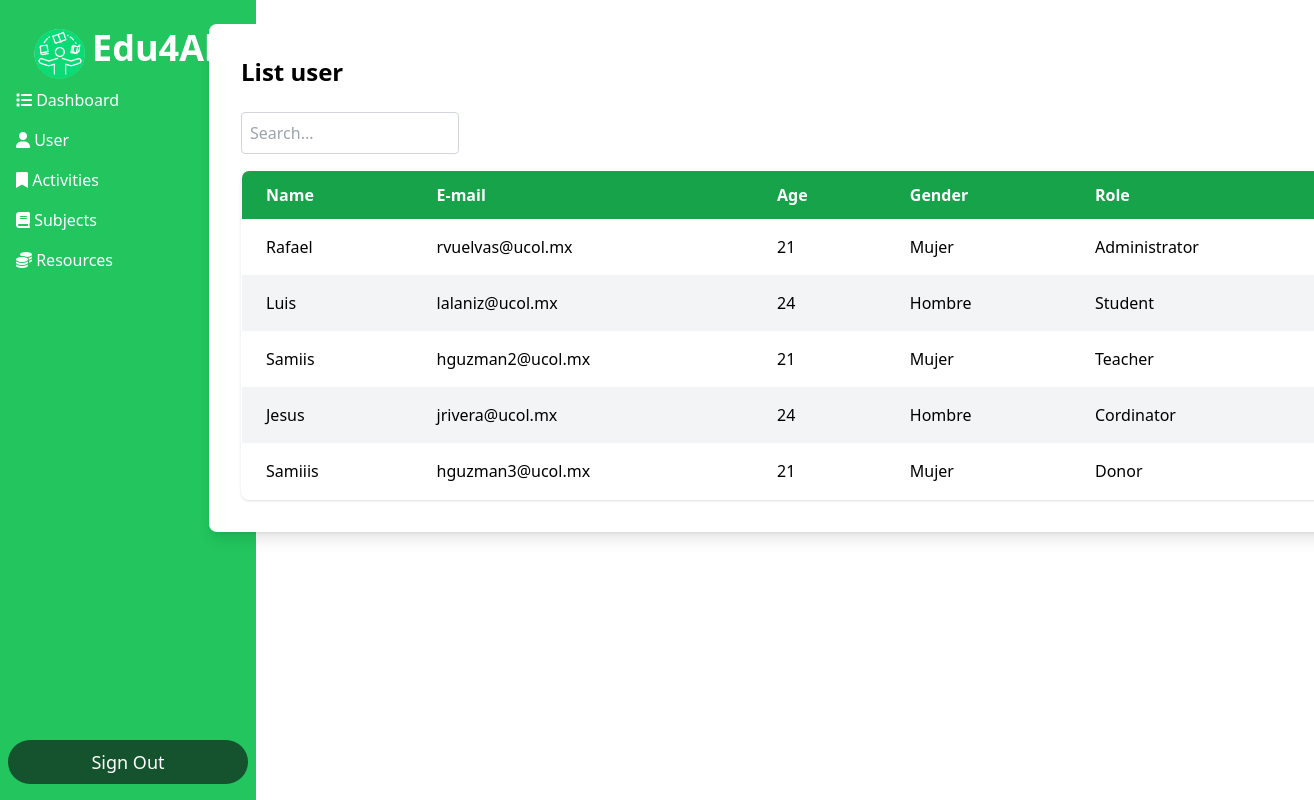
/Dashboard_Cordinador/Dashboard.php?action=listar_usuarios (signed in), run on an earlier commit of the app's database.
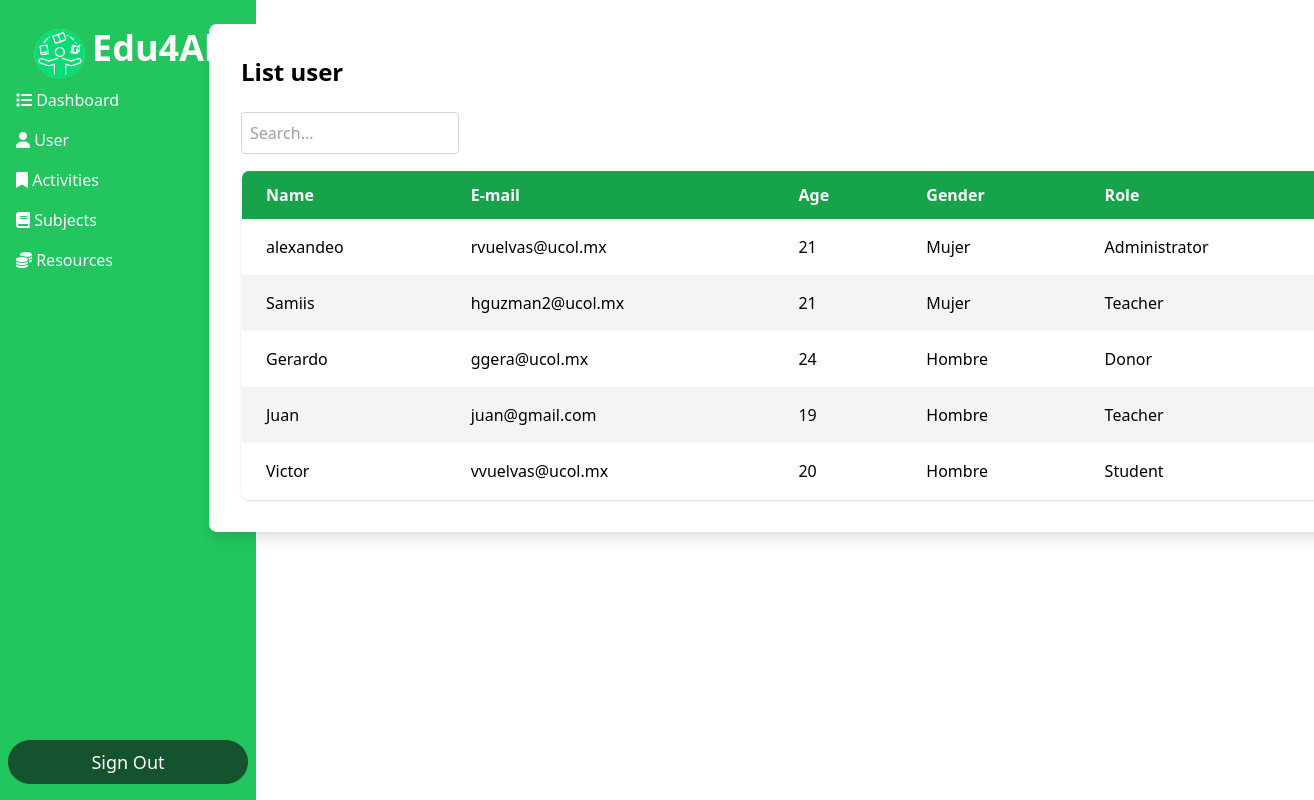
And on a later commit of the database.
### tables this page shows
CREATE TABLE `usuarios` (
  `id` int(11) NOT NULL,
  `nombre` varchar(100) DEFAULT NULL,
  `correo` varchar(100) DEFAULT NULL,
  `password` varchar(10) NOT NULL,
  `genero` varchar(10) DEFAULT NULL,
  `edad` int(2) DEFAULT NULL,
  `tipo_usuario` varchar(50) DEFAULT NULL,
  `fecha_nac` date NOT NULL
);

### Conexion/conexion.php (called while the page is built, shortened)
<?php
	class Conexion
	{
		private $host='localhost';
		private $usuario='root';
		private $password = '';
		private $base='escuela';
		public $sentencia;
		private $conexion;
		private function abrir_conexion(){
			$this->conexion = new mysqli($this->host,$this->usuario,$this->password,$this->base);
		}
		public function obtener_sentencia(){
			$result = $this->conexion->query($this->sentencia);
			return $result;
		}
	}
?>

### Conexion/contacto.php (called while the page is built, shortened)
<?php
    include ("conexion.php");
    class Contacto extends Conexion {
        public function consultar(){
            $this->sentencia = "SELECT * FROM usuarios";
            $result = $this->obtener_sentencia();
            return $result;
        }
    }
?>

### Dashboard_Cordinador/listausuarios.php (the view, shortened to what this page needs)
<?php
require_once("../Conexion/contacto.php");
$obj = new Contacto();
$tipo_usuario = isset($_POST['tipo_usuario']) ? $_POST['tipo_usuario'] : '';
if ($tipo_usuario !== '') {
    $resultado = $obj->consultaxtipo($tipo_usuario);
} else {
    $resultado = $obj->consultar();
}
?>
<div class="max-w-6xl translate-x-32 mx-auto bg-white p-8 rounded-lg shadow-lg">
    <h1 class="text-2xl font-bold mb-6">List user</h1>
    <input type="text" id="commandPalette" placeholder="Search..." class="block w-1/5 p-2 border border-gray-300 rounded mb-4">
    <table class="min-w-full mx-auto table-auto border-collapse border border-gray-300 rounded-lg overflow-hidden shadow">
        <thead>
            <tr class="bg-green-600 text-white">
                <th class="px-6 py-3 text-left">Name</th>
                <th class="px-6 py-3 text-left">E-mail</th>
                <th class="px-6 py-3 text-left">Age</th>
                <th class="px-6 py-3 text-left">Gender</th>
                <th class="px-6 py-3 text-left">Role</th>
            </tr>
        </thead>
        <tbody id="userTable">
            <?php while ($registro = $resultado->fetch_assoc()): ?>
                <tr class="even:bg-gray-100 hover:bg-gray-200">
                    <td class="px-6 py-4"><?php echo htmlspecialchars($registro["nombre"]); ?></td>
                    <td class="px-6 py-4"><?php echo htmlspecialchars($registro["correo"]); ?></td>
                    <td class="px-6 py-4"><?php echo htmlspecialchars($registro["edad"]); ?></td>
                    <td class="px-6 py-4"><?php echo htmlspecialchars($registro["genero"]); ?></td>
                    <td class="px-6 py-4"><?php echo htmlspecialchars($registro["tipo_usuario"]); ?></td>
                </tr>
            <?php endwhile; ?>
        </tbody>
    </table>
</div>

What changed in the data, as far as the page shows it:
removed usuarios: nombre "Luis", correo "lalaniz@ucol.mx", edad "24", genero "Hombre", tipo_usuario "Student"
removed usuarios: nombre "Jesus", correo "jrivera@ucol.mx", edad "24", genero "Hombre", tipo_usuario "Cordinator"
removed usuarios: nombre "Samiiis", correo "hguzman3@ucol.mx", edad "21", genero "Mujer", tipo_usuario "Donor"
changed usuarios "rvuelvas@ucol.mx": nombre "Rafael" → "alexandeo"
added usuarios: nombre "Gerardo", correo "ggera@ucol.mx", edad "24", genero "Hombre", tipo_usuario "Donor"
added usuarios: nombre "Juan", correo "juan@gmail.com", edad "19", genero "Hombre", tipo_usuario "Teacher"
added usuarios: nombre "Victor", correo "vvuelvas@ucol.mx", edad "20", genero "Hombre", tipo_usuario "Student"
